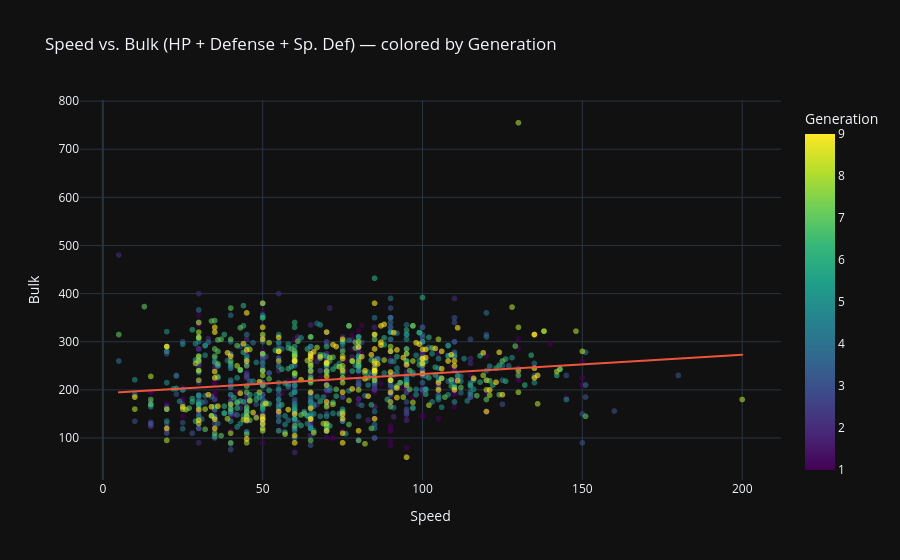

Here is the notebook cell this chart was saved with:
### Markdown cell above
### **3.3.iii.4)** Section 4: The Speed-Bulk Tradeoff Across Generations

---
**Question:** Is "fast = fragile" a real design rule in the data, and has it intensified over time?

### Code cell
# --- 4a: Speed vs. Bulk interactive scatter ---
pokes['Bulk'] = pokes['HP'] + pokes['Defense'] + pokes['Special Defense']

assert pokes['Bulk'].isna().sum() == 0, "Bulk has unexpected NaNs"

fig = px.scatter(
    pokes,
    x='Speed', y='Bulk',
    color='Generation',
    color_continuous_scale='Viridis',
    hover_name='Pokemon',
    hover_data=['Role', 'Stat Total', 'Type 1'],
    trendline='ols',
    title='Speed vs. Bulk (HP + Defense + Sp. Def) — colored by Generation',
    template='plotly_dark',
    opacity=0.6
)
fig.show()

r_speed_bulk = pokes[['Speed', 'Bulk']].corr().iloc[0, 1]
print(f"Overall Pearson r (Speed vs. Bulk): {r_speed_bulk:.4f}")

### Figure 1 — Plotly figure (JSON) as saved in the notebook; plotly's stock layout.template omitted (floating-point values rounded to 4 significant figures; data arrays with more than 128 entries replaced by an {"elided": "..."} marker saying what was removed)
{"data": [{"customdata": {"elided": "1231x3 mixed values"}, "hovertemplate": "<b>%{hovertext}</b><br><br>Speed=%{x}<br>Bulk=%{y}<br>Role=%{customdata[0]}<br>Stat Total=%{customdata[1]}<br>Type 1=%{customdata[2]}<br>Generation=%{marker.color}<extra></extra>", "hovertext": {"elided": "1231 str values"}, "legendgroup": "", "marker": {"color": {"elided": "1231 int values"}, "coloraxis": "coloraxis", "opacity": 0.6, "symbol": "circle"}, "mode": "markers", "name": "", "showlegend": false, "type": "scattergl", "x": {"elided": "1231 int values"}, "xaxis": "x", "y": {"elided": "1231 int values"}, "yaxis": "y"}, {"hovertemplate": "<b>OLS trendline</b><br>Bulk = 0.400449 * Speed + 192.87<br>R<sup>2</sup>=0.032636<br><br>Speed=%{x}<br>Bulk=%{y} <b>(trend)</b><extra></extra>", "legendgroup": "", "marker": {"symbol": "circle"}, "mode": "lines", "name": "", "showlegend": false, "type": "scattergl", "x": {"elided": "1231 int values"}, "xaxis": "x", "y": {"elided": "1231 float values"}, "yaxis": "y"}], "layout": {"coloraxis": {"colorbar": {"title": {"text": "Generation"}}, "colorscale": [[0.0, "#440154"], [0.1111, "#482878"], [0.2222, "#3e4989"], [0.3333, "#31688e"], [0.4444, "#26828e"], [0.5556, "#1f9e89"], [0.6667, "#35b779"], [0.7778, "#6ece58"], [0.8889, "#b5de2b"], [1.0, "#fde725"]]}, "legend": {"tracegroupgap": 0}, "title": {"text": "Speed vs. Bulk (HP + Defense + Sp. Def) — colored by Generation"}, "xaxis": {"anchor": "y", "domain": [0.0, 1.0], "title": {"text": "Speed"}}, "yaxis": {"anchor": "x", "domain": [0.0, 1.0], "title": {"text": "Bulk"}}}}
